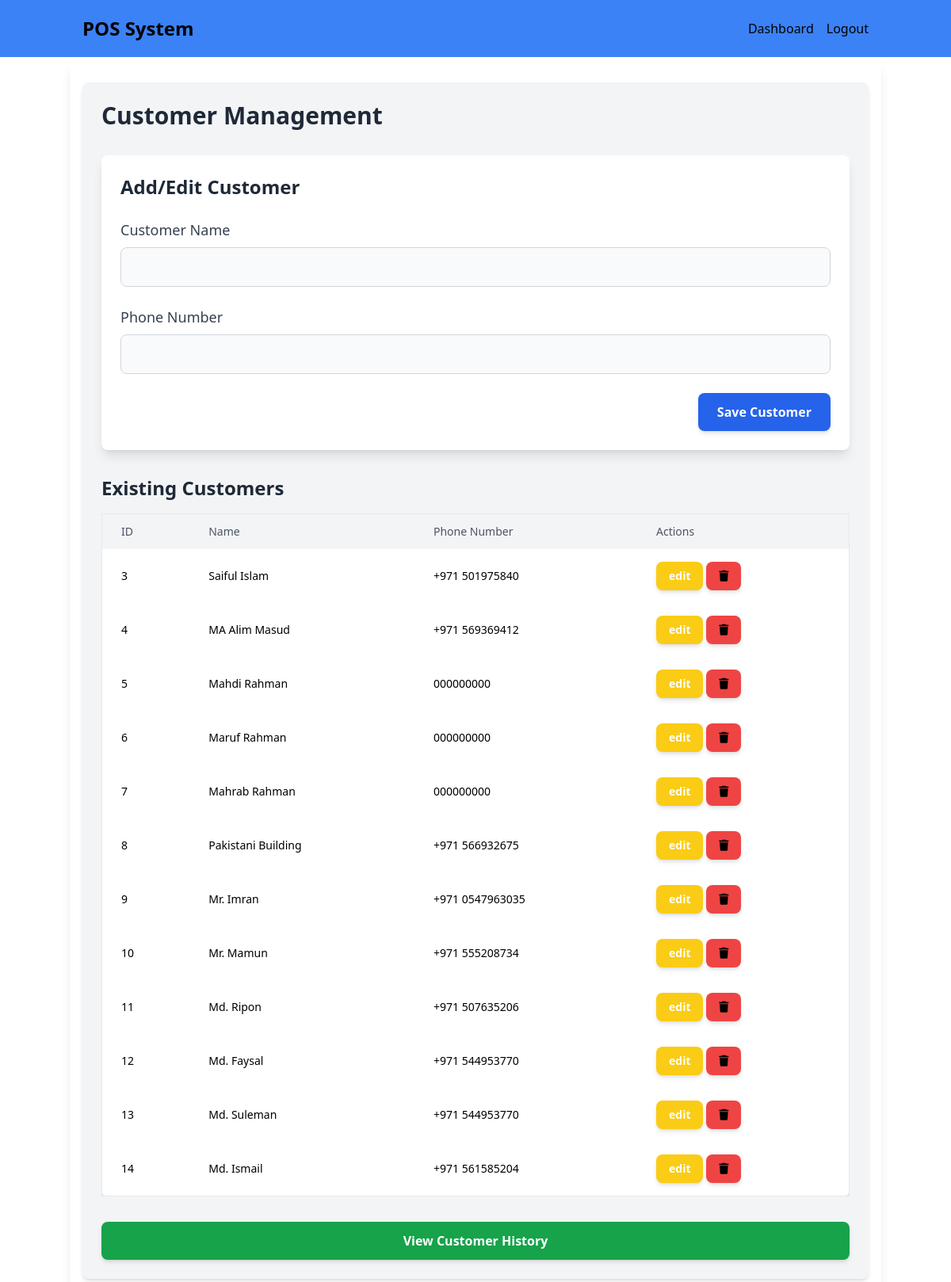
The page /customer-management (signed in) on the database as committed earlier.
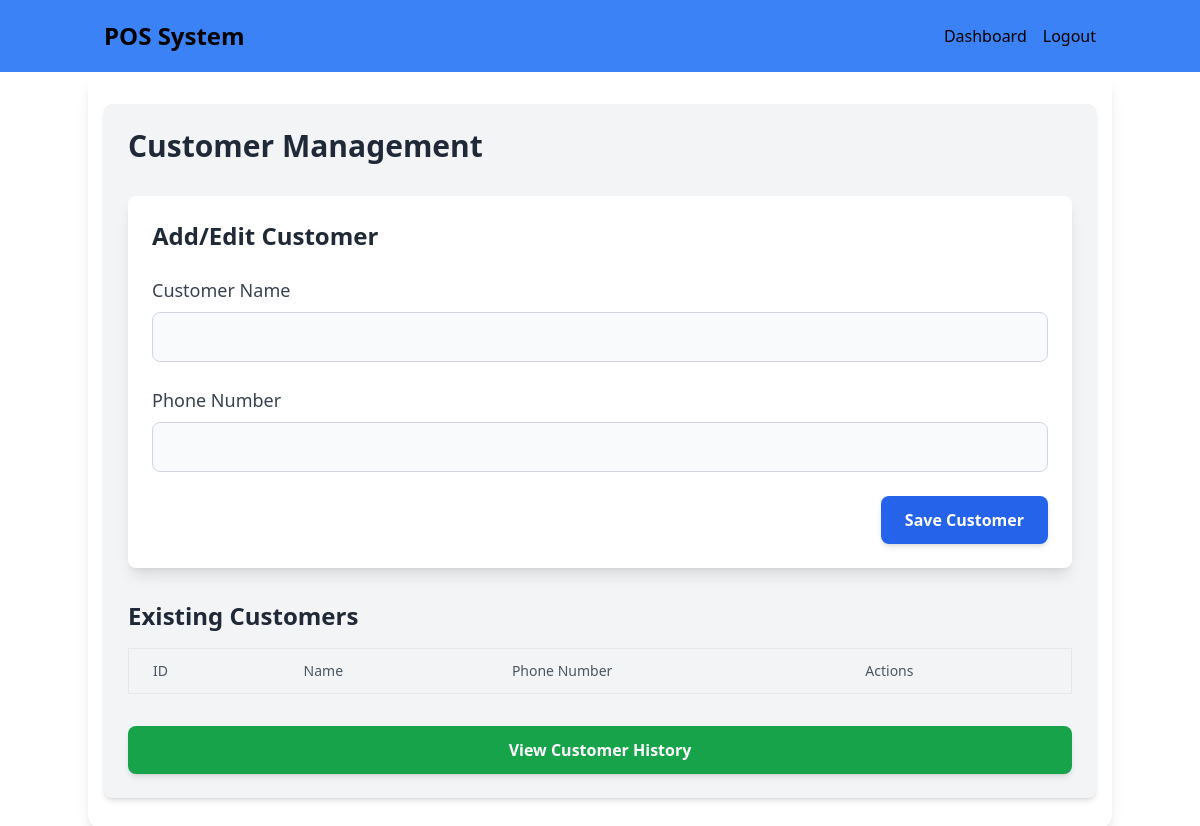
The same page on the database as committed later.
### models.py (models this page shows)
class Customer(db.Model):
    __tablename__ = 'customer'
    id = db.Column(db.Integer, primary_key=True)
    name = db.Column(db.String(100), nullable=False)
    phone_number = db.Column(db.String(20), nullable=True)
    sales = db.relationship('Sale', back_populates='customer')

### routes.py (the view, shortened to what this page needs)
    @app.route("/customer-management", methods=['GET', 'POST'])
    @login_required
    def customer_management():
        if current_user.role not in ['admin', 'manager']:
            return redirect(url_for('dashboard'))
        customers = Customer.query.all()
        return render_template('customer_management.html', customers=customers)

### app_init.py (called while the page is built)
def create_initialized_flask_app():
    app = Flask(__name__, static_folder='static')
    app.config['SECRET_KEY'] = 'your-secret-key'
    database_path = os.path.join(os.path.abspath(os.path.dirname(__file__)), 'data', 'pos_system.db')
    app.config['SQLALCHEMY_DATABASE_URI'] = f'sqlite:///{database_path}'
    app.config['SQLALCHEMY_TRACK_MODIFICATIONS'] = False
    app.config['JWT_SECRET_KEY'] = 'another-secret-key'
    db.init_app(app)
    login_manager.init_app(app)
    jwt.init_app(app)
    from models import User
    @login_manager.user_loader
    def load_user(user_id):
        return User.query.get(int(user_id))
    with app.app_context():
        db.create_all()
    return app

### templates/customer_management.html (shortened to what this page needs)
{% extends "base.html" %} {% block content %}
<div class="container mx-auto p-6 bg-gray-100 rounded-lg shadow-md">
  <h2 class="text-3xl font-bold text-gray-800 mb-8">Customer Management</h2>
  <div class="bg-white p-6 rounded-lg shadow-lg mb-8">
    <h3 class="text-2xl font-semibold text-gray-800 mb-4">Add/Edit Customer</h3>
    <form method="POST" id="customerForm" class="space-y-6">
      <div>
        <label for="name" class="block text-lg font-medium text-gray-700 mb-2"
          >Customer Name</label
        >
        <input
          type="text"
          name="name"
          id="name"
          class="block w-full px-4 py-3 border border-gray-300 rounded-lg bg-gray-50 focus:ring-2 focus:ring-blue-500 focus:border-transparent"
          required
        />
      </div>
      <div>
        <label
          for="phone_number"
          class="block text-lg font-medium text-gray-700 mb-2"
          >Phone Number</label
        >
        <input
          type="text"
          name="phone_number"
          id="phone_number"
          class="block w-full px-4 py-3 border border-gray-300 rounded-lg bg-gray-50 focus:ring-2 focus:ring-blue-500 focus:border-transparent"
          required
        />
      </div>
      <div class="flex justify-end">
        <button
          type="submit"
          class="bg-blue-600 hover:bg-blue-700 text-white font-bold py-3 px-6 rounded-lg shadow-md transition duration-300"
        >
          Save Customer
        </button>
      </div>
    </form>
  </div>
  <h3 class="text-2xl font-semibold text-gray-800 mb-4">Existing Customers</h3>
  <div class="overflow-x-auto">
    <table
      class="min-w-full bg-white border border-gray-200 rounded-lg shadow-md"
    >
      <thead class="bg-gray-100">
        <tr>
          <th class="px-6 py-3 text-left text-sm font-medium text-gray-600">
            ID
          </th>
          <th class="px-6 py-3 text-left text-sm font-medium text-gray-600">
            Name
          </th>
          <th class="px-6 py-3 text-left text-sm font-medium text-gray-600">
            Phone Number
          </th>
          <th class="px-6 py-3 text-left text-sm font-medium text-gray-600">
            Actions
          </th>
        </tr>
      </thead>
      <tbody class="text-gray-700">
        {% for customer in customers %}
        <tr class="hover:bg-gray-100 transition duration-300">
          <td class="px-6 py-4 text-sm">{{ customer.id }}</td>
          <td class="px-6 py-4 text-sm">{{ customer.name }}</td>
          <td class="px-6 py-4 text-sm">{{ customer.phone_number }}</td>
          <td class="px-6 py-4 text-sm">
            <button
              onclick="editCustomer('{{ customer.id }}', '{{ customer.name }}', '{{ customer.phone_number }}')"
              class="bg-yellow-400 hover:bg-yellow-500 text-white font-bold py-2 px-4 rounded-lg shadow-md transition duration-300"
            >
              edit
            </button>
            <form method="POST" style="display: inline">
              <button
                type="submit"
                class="bg-red-500 hover:bg-red-600 text-white font-bold py-2 px-4 rounded-lg shadow-md transition duration-300"
              >
                <i class="fa-solid fa-trash"></i>
              </button>
            </form>
          </td>
        </tr>
        {% endfor %}
      </tbody>
    </table>
  </div>
  <a
    href="{{ url_for('customer_history') }}"
    class="bg-green-600 hover:bg-green-700 text-white font-bold py-3 px-6 rounded-lg shadow-md transition duration-300 mt-8 block text-center"
  >
    View Customer History
  </a>
</div>
{% endblock %}

### templates/base.html (shortened to what this page needs)
<!DOCTYPE html>
<html lang="en">
  <head>
    <link
      rel="stylesheet"
      href="{{ url_for('static', filename='css/styles.css') }}"
    />
    <link
      rel="stylesheet"
      href="https://cdnjs.cloudflare.com/ajax/libs/font-awesome/6.0.0/css/all.min.css"
    />
    <link
      href="https://cdn.jsdelivr.net/npm/sweetalert2@11/dist/sweetalert2.min.css"
      rel="stylesheet"
    />
  </head>
  <body>
    <header class="bg-blue-500 text-white py-4">
      <div
        class="container mx-auto flex flex-wrap justify-between items-center px-4"
      >
        <h1 class="text-2xl font-bold">POS System</h1>
        <nav class="w-full md:w-auto">
          <ul class="flex flex-col md:flex-row md:space-x-4 mt-2 md:mt-0">
            {% if current_user.is_authenticated %}
            <li>
              <a
                href="{{ url_for('dashboard') }}"
                class="hover:underline block text-center py-2 md:inline-block"
                >Dashboard</a
              >
            </li>
            <li>
              <a
                href="{{ url_for('logout') }}"
                class="hover:underline block text-center py-2 md:inline-block"
                >Logout</a
              >
            </li>
            {% endif %}
          </ul>
        </nav>
      </div>
    </header>
    <div
      class="main-content container mx-auto px-4 py-8 text-white p-8 rounded-2xl shadow-lg"
    >
      {% block content %}{% endblock %}
    </div>
  </body>
</html>

### templates/base.html (style rules this page uses)
* { color: black; }

Rows that differ between the two databases and show on the page:
removed Customer: id "3", name "Saiful Islam", phone_number "+971 501975840"
removed Customer: id "4", name "MA Alim Masud", phone_number "+971 569369412"
removed Customer: id "5", name "Mahdi Rahman", phone_number "000000000"
removed Customer: id "6", name "Maruf Rahman", phone_number "000000000"
removed Customer: id "7", name "Mahrab Rahman", phone_number "000000000"
removed Customer: id "8", name "Pakistani Building", phone_number "+971 566932675"
removed Customer: id "9", name "Mr. Imran", phone_number "+971 0547963035"
removed Customer: id "10", name "Mr. Mamun", phone_number "+971 555208734"
removed Customer: id "11", name "Md. Ripon", phone_number "+971 507635206"
removed Customer: id "12", name "Md. Faysal", phone_number "+971 544953770"
removed Customer: id "13", name "Md. Suleman", phone_number "+971 544953770"
removed Customer: id "14", name "Md. Ismail", phone_number "+971 561585204"
